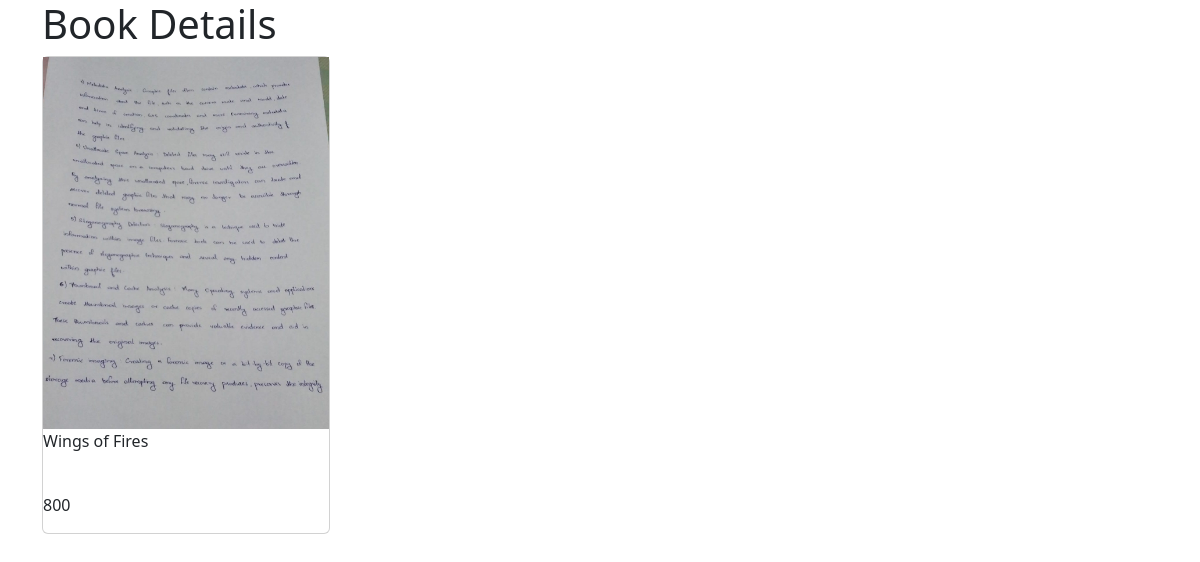
The page /user/detailsview/8/ on the database its author committed.
### book_PP/models.py (models this page shows, shortened)
class Book(models.Model):
    title = models.CharField(max_length=200, null=True)
    price = models.IntegerField(null=True)
    image=models.ImageField(upload_to='book_media')
    quantity=models.IntegerField()
    author = models.ForeignKey(Author, on_delete=models.CASCADE)

### userapp/views.py (the view)
# urls.py: path('detailsview/<int:book_id>/', views.detailsView, name='details'),
def detailsView(request,book_id):
    book=Book.objects.get(id=book_id)
    return render(request,'user/userdetailsview.html',{'book':book})

### templates/user/userdetailsview.html (shortened to what this page needs)
<!DOCTYPE html>
<html lang="en">
<head>
    <link href="https://cdn.jsdelivr.net/npm/bootstrap@5.3.2/dist/css/bootstrap.min.css" rel="stylesheet">
</head>
<body>
<div class="container">
<h1> Book Details</h1>
<div class="card" style="width:18rem">
    <img src="{{ book.image.url }}" >
<div class="Card-body">
<p class="Card-text">{{ book.title }}</p><br>
    <p>{{ book.price }}</p>
</div>
</div>
</div>
</body>
</html>

### rows shown on the page
Book: image (picture), title "Wings of Fires", price "800"
